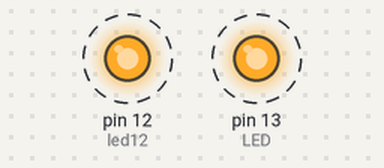
Bench run of a sketch on a simulated Arduino Uno, built with avr-gcc and run on an emulated ATmega328P. On the bench: output pins drawn as LEDs (lit = HIGH). Dashed ring = blinking.

Above: at 0.5 s.
Timing chart, 0 to 4.6 s (numbered marks = the images above):
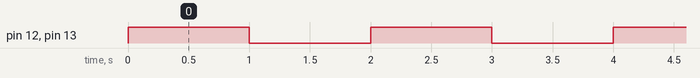

The sketch:

BLINK_LED.ino
```cpp
//BLINK LED

const int LED = 13;
const int led12 = 12;

void setup(){

  pinMode(LED, OUTPUT);
  pinMode(led12, OUTPUT);

}

void loop(){

  digitalWrite(LED, HIGH);
  digitalWrite(led12, HIGH);
  delay(1000);
  digitalWrite(LED, LOW);
  digitalWrite(led12, LOW);
  delay(1000);

}
```

Measured:
- by itself, pin 12 (led12), pin 13 (LED): alternates HIGH for 1.0 s and LOW for 1.0 s
